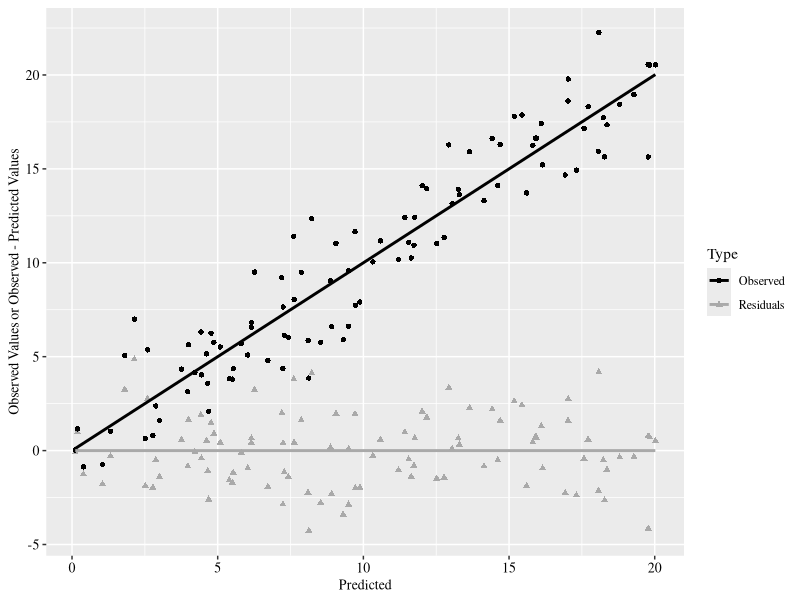

R code for this plot:
#Calculate and Plot the RMSPE 

#11/6/2014



#Create 100 random datapoints where X is uniformly distributed from 0 to 10 and Y is equivalent to 2*X plus

#some residual variation. The residual variation is normally distributed with mean 0 and sd 2

X <- runif(n=100, min=0,max=10)

Res <- rnorm(n=100,mean=0,sd=2)

Y=2*X+Res



#Fit a linear model to this data

data <- data.frame(Y,X)

m1 <- lm(Y~X, data=data)



#Summarize this model

summary(m1)



#Develop a function to calculate the room mean squared error of prediction and the percentages of mean

#squared error that partition out into mean bias, slope bias and residual bias.

RMSE <- function(o,p) {

res=o-p;

res2=res^2;

rm=sqrt(mean(res2));

uss=sum(res2);

n=length(o);

meanO=mean(o);

mb=sum(res)/n;

sse <- anova(lm(res~p))[2,2];

msb <- mb^2;

mspe <- rm^2;

msre <- sse/n;

msslope <- mspe-msre-msb;

mean <- msb/mspe;

slope <- msslope/mspe;

residual <- msre/mspe;

output <- c(rm, mean, slope, residual);

return(output)

}



#Calculate the root mean squared prediction error

RMSE(data$Y, fitted(m1))



#Calculate RMSPE as a fraction of the mean observed value

rmse <- RMSE(data$Y, fitted(m1))

rmse[1]/mean(data$Y)



#Plot the residuals against the predicted values and the predicted versus observed values. This requires

#the ggplot2 package, please ensure this is installed.

library(ggplot2)

res <- data$Y-fitted(m1)

Data <- c(res,data$Y)

Type <- rep(c("Residuals", "Observed"), each=length(res))

Predicted <- rep(fitted(m1), 2)

plotdata <- data.frame(Type, Data, Predicted)

ylab <- expression(paste("Observed Values or Observed - Predicted Values"))

p1 <- ggplot(plotdata, aes(y=Data, x=Predicted, color=Type, shape=Type))+scale_color_manual(values=c("black", "darkgrey"))+geom_point()+geom_smooth(method=lm, se=FALSE)+theme(axis.title=element_text(family= "serif", colour="black", size=10),axis.text=element_text(family= "serif", colour="black", size=10),legend.title=element_text(family="serif"),legend.text=element_text(family="serif"))+ylab(ylab)

p1
